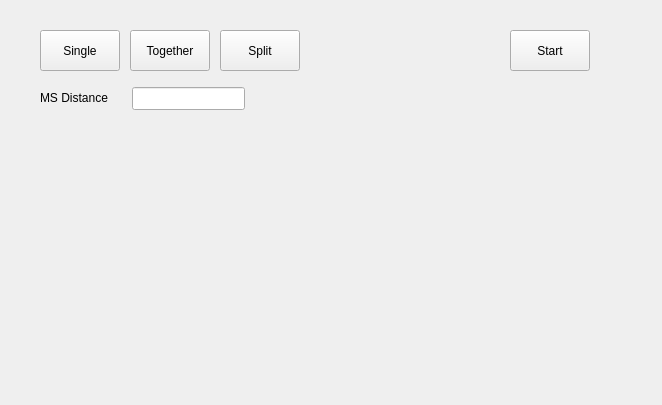
<?xml version="1.0" encoding="UTF-8"?>
<ui version="4.0">
 <class>ICMSSettingsPage</class>
 <widget class="QWidget" name="ICMSSettingsPage">
  <property name="geometry">
   <rect>
    <x>0</x>
    <y>0</y>
    <width>662</width>
    <height>405</height>
   </rect>
  </property>
  <property name="windowTitle">
   <string>Form</string>
  </property>
  <widget class="QPushButton" name="pushButton">
   <property name="geometry">
    <rect>
     <x>40</x>
     <y>30</y>
     <width>80</width>
     <height>41</height>
    </rect>
   </property>
   <property name="text">
    <string>Single</string>
   </property>
  </widget>
  <widget class="QPushButton" name="pushButton_2">
   <property name="geometry">
    <rect>
     <x>130</x>
     <y>30</y>
     <width>80</width>
     <height>41</height>
    </rect>
   </property>
   <property name="text">
    <string>Together</string>
   </property>
  </widget>
  <widget class="QPushButton" name="pushButton_3">
   <property name="geometry">
    <rect>
     <x>220</x>
     <y>30</y>
     <width>80</width>
     <height>41</height>
    </rect>
   </property>
   <property name="text">
    <string>Split</string>
   </property>
  </widget>
  <widget class="QLabel" name="label">
   <property name="geometry">
    <rect>
     <x>40</x>
     <y>90</y>
     <width>75</width>
     <height>15</height>
    </rect>
   </property>
   <property name="text">
    <string>MS Distance</string>
   </property>
  </widget>
  <widget class="QLineEdit" name="lineEdit">
   <property name="geometry">
    <rect>
     <x>132</x>
     <y>87</y>
     <width>113</width>
     <height>23</height>
    </rect>
   </property>
  </widget>
  <widget class="QPushButton" name="pushButton_4">
   <property name="geometry">
    <rect>
     <x>510</x>
     <y>30</y>
     <width>80</width>
     <height>41</height>
    </rect>
   </property>
   <property name="text">
    <string>Start</string>
   </property>
  </widget>
 </widget>
 <resources/>
 <connections/>
</ui>
